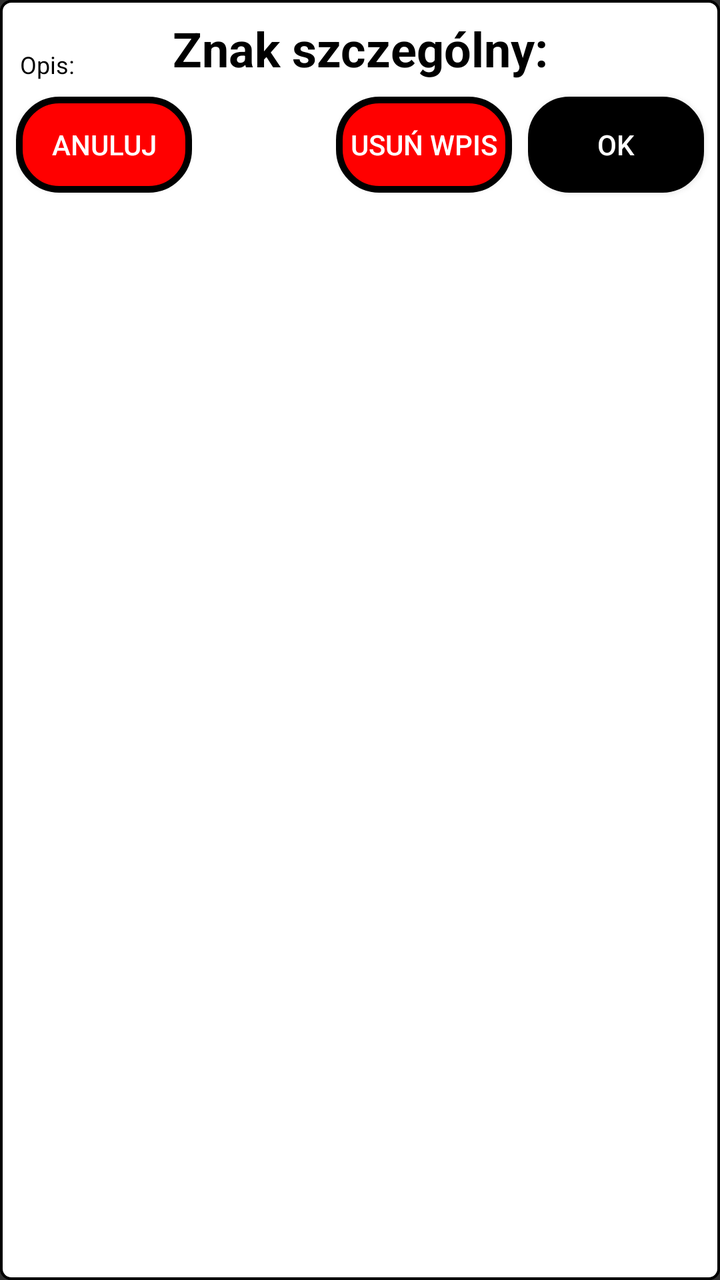
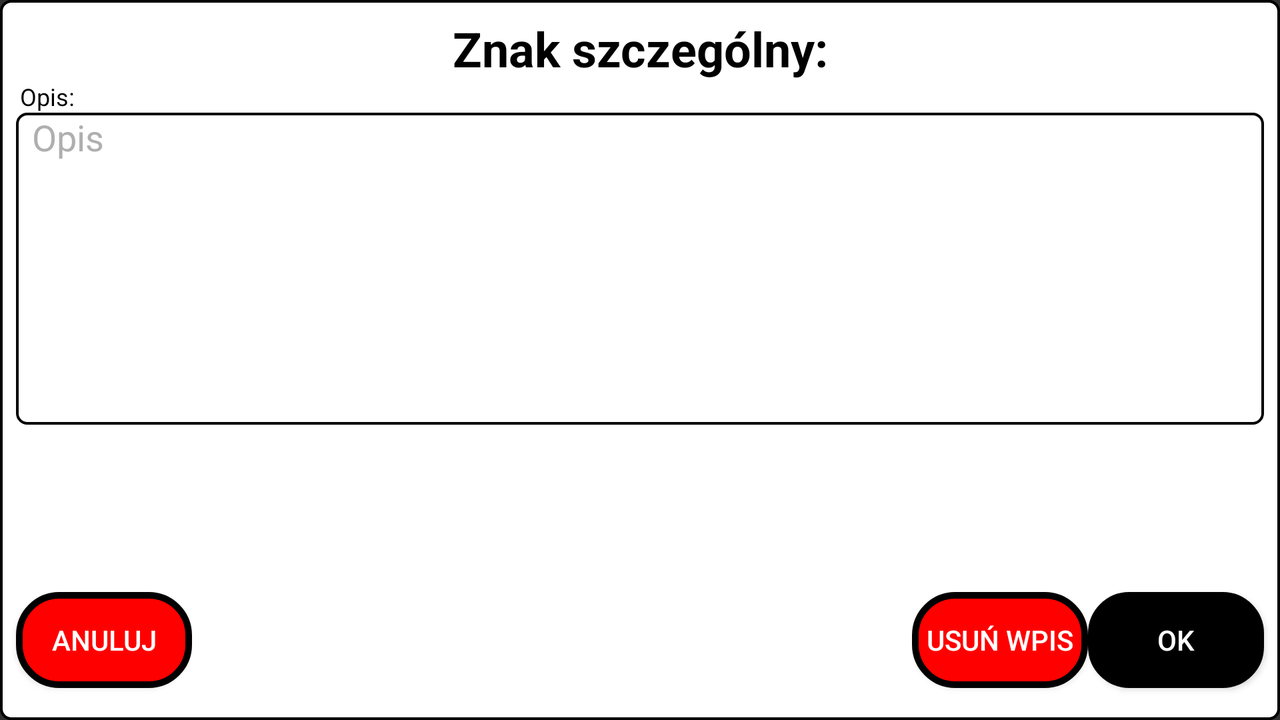

Compare how this app lays out the same screen by default and in its alternative resource folder. The renders come first, then the two layout files and the values they reference.
<!-- AndroidManifest.xml: application theme AppTheme -->
<!-- res/layout/special_sign_dialog.xml -->
<?xml version="1.0" encoding="utf-8"?>
<androidx.constraintlayout.widget.ConstraintLayout
    xmlns:android="http://schemas.android.com/apk/res/android"
    xmlns:app="http://schemas.android.com/apk/res-auto"
    xmlns:tools="http://schemas.android.com/tools"
    android:background="@drawable/roundcornerstext"
    android:layout_width="match_parent"
    android:layout_height="match_parent">

    <androidx.constraintlayout.widget.ConstraintLayout
        android:layout_width="0dp"
        android:layout_height="0dp"
        android:background="@drawable/roundcornerstext"
        app:layout_constraintBottom_toBottomOf="parent"
        app:layout_constraintEnd_toEndOf="parent"
        app:layout_constraintStart_toStartOf="parent"
        app:layout_constraintTop_toTopOf="parent"
        app:layout_constraintVertical_bias="0.0">

        <TextView
            android:id="@+id/textView12"
            style="@style/dogDataDialog_title"
            android:text="Znak szczególny:"
            app:layout_constraintEnd_toEndOf="parent"
            app:layout_constraintStart_toStartOf="parent"
            app:layout_constraintTop_toTopOf="parent" />

        <EditText
            android:id="@+id/signDescription"
            style="@style/editTextStyle_frameRoundBlackCorners_whiteBackground_blackText.margin.x6"
            android:hint="Opis"
            android:inputType="textCapSentences|textMultiLine"
            app:layout_constraintEnd_toEndOf="parent"
            app:layout_constraintStart_toStartOf="parent"
            app:layout_constraintTop_toBottomOf="@+id/textView12" />

        <TextView
            android:id="@+id/textView18"
            style="@style/label_noFrame_black12Text"
            android:layout_width="wrap_content"
            android:layout_height="wrap_content"
            android:text="Opis:"
            app:layout_constraintBottom_toTopOf="@+id/signDescription"
            app:layout_constraintStart_toStartOf="parent" />

        <Button
            android:id="@+id/okSignDialog"
            android:layout_width="wrap_content"
            android:layout_height="wrap_content"
            android:layout_marginTop="8dp"
            android:layout_marginEnd="8dp"
            android:background="@drawable/roundcornersrecyclerviewblack"
            android:text="OK"
            app:layout_constraintEnd_toEndOf="parent"
            app:layout_constraintTop_toBottomOf="@+id/signDescription" />

        <Button
            android:id="@+id/deleteSignDialog"
            android:layout_width="wrap_content"
            android:layout_height="wrap_content"
            android:layout_marginEnd="8dp"
            android:background="@drawable/roundcornersrecyclerviewred"
            android:text="Usuń wpis"
            app:layout_constraintEnd_toStartOf="@+id/okSignDialog"
            app:layout_constraintTop_toTopOf="@+id/okSignDialog" />

        <Button
            android:id="@+id/cancelSignDialog"
            android:layout_width="wrap_content"
            android:layout_height="wrap_content"
            android:layout_marginStart="8dp"
            android:background="@drawable/roundcornersrecyclerviewred"
            android:text="Anuluj"
            app:layout_constraintStart_toStartOf="parent"
            app:layout_constraintTop_toTopOf="@+id/okSignDialog" />

    </androidx.constraintlayout.widget.ConstraintLayout>
</androidx.constraintlayout.widget.ConstraintLayout>
<!-- resources referenced by this layout -->
<resources>
  <!-- drawable roundcornersrecyclerviewblack (drawable) -->
  <?xml version="1.0" encoding="utf-8"?>
  <shape xmlns:tools="http://schemas.android.com/tools" xmlns:android="http://schemas.android.com/apk/res/android">
      <solid android:color="#000000"/>
      <stroke
          android:width="4px"
          android:color="#000000"
          tools:ignore="StateListReachable" />
  
      <corners android:bottomRightRadius="20dp"
          android:bottomLeftRadius="20dp"
          android:topRightRadius="20dp"
          android:topLeftRadius="20dp"/>
  </shape>
  <!-- drawable roundcornersrecyclerviewred (drawable) -->
  <?xml version="1.0" encoding="utf-8"?>
  <shape xmlns:tools="http://schemas.android.com/tools" xmlns:android="http://schemas.android.com/apk/res/android">
      <solid android:color="#FF0000"/>
      <stroke
          android:width="10px"
          android:color="#000000"
          tools:ignore="StateListReachable" />
  
      <corners android:bottomRightRadius="20dp"
          android:bottomLeftRadius="20dp"
          android:topRightRadius="20dp"
          android:topLeftRadius="20dp"/>
  </shape>
  <!-- drawable roundcornerstext (drawable) -->
  <?xml version="1.0" encoding="utf-8"?>
  <shape xmlns:tools="http://schemas.android.com/tools" xmlns:android="http://schemas.android.com/apk/res/android">
      <solid android:color="#00FFFFFF"/>
      <stroke
          android:width="4px"
          android:color="#000000"
          tools:ignore="StateListReachable" />
  
      <corners android:bottomRightRadius="5dp"
          android:bottomLeftRadius="5dp"
          android:topRightRadius="5dp"
          android:topLeftRadius="5dp"/>
  
      <solid android:color="#ffFFFFFF"/>
  
  </shape>
  <style name="dogDataDialog_title">
          <item name="android:layout_width">wrap_content</item>
          <item name="android:layout_height">wrap_content</item>
          <item name="android:layout_marginTop">8dp</item>
          <item name="android:textColor">#000000</item>
          <item name="android:paddingStart">8dp</item>
          <item name="android:paddingEnd">8dp</item>
          <item name="android:textSize">24sp</item>
          <item name="android:textStyle">bold</item>
      </style>
  <style name="label_noFrame_black12Text">
          <item name="android:layout_width">wrap_content</item>
          <item name="android:layout_height">wrap_content</item>
          <item name="android:layout_marginStart">10dp</item>
          <item name="android:textColor">#000000</item>
          <item name="android:textSize">12sp</item>
      </style>
  <style name="AppTheme" parent="Theme.AppCompat.NoActionBar">
      
      <item name="colorPrimary">@color/colorPrimary</item>
      <item name="colorPrimaryDark">@color/colorPrimaryDark</item>
      <item name="colorAccent">@color/colorAccent</item>
  </style>
  <color name="colorPrimary">#404040</color>
  <color name="colorPrimaryDark">#000000</color>
  <color name="colorAccent">#CCCCCC</color>
</resources>
<!-- res/layout-land/special_sign_dialog.xml (the repository's variant of the layout above) -->
<!-- drawn on the phone turned sideways -->
<?xml version="1.0" encoding="utf-8"?>
<androidx.constraintlayout.widget.ConstraintLayout
    xmlns:android="http://schemas.android.com/apk/res/android"
    xmlns:app="http://schemas.android.com/apk/res-auto"
    xmlns:tools="http://schemas.android.com/tools"
    android:background="@drawable/roundcornerstext"
    android:layout_width="match_parent"
    android:layout_height="match_parent">

    <androidx.constraintlayout.widget.ConstraintLayout
        android:layout_width="0dp"
        android:layout_height="0dp"
        android:background="@drawable/roundcornerstext"
        app:layout_constraintBottom_toBottomOf="parent"
        app:layout_constraintEnd_toEndOf="parent"
        app:layout_constraintStart_toStartOf="parent"
        app:layout_constraintTop_toTopOf="parent"
        app:layout_constraintVertical_bias="0.0">

        <Button
            android:id="@+id/cancelSignDialog2"
            android:layout_width="wrap_content"
            android:layout_height="wrap_content"
            android:layout_marginStart="8dp"
            android:background="@drawable/roundcornersrecyclerviewred"
            android:text="Anuluj"
            app:layout_constraintStart_toStartOf="parent"
            app:layout_constraintTop_toTopOf="@+id/okSignDialog" />

        <TextView
            android:id="@+id/textView12"
            style="@style/dogDataDialog_title"
            android:text="Znak szczególny:"
            app:layout_constraintEnd_toEndOf="parent"
            app:layout_constraintStart_toStartOf="parent"
            app:layout_constraintTop_toTopOf="parent" />

        <EditText
            android:id="@+id/signDescription"
            style="@style/editTextStyle_frameRoundBlackCorners_whiteBackground_blackText.x6"
            android:hint="Opis"
            android:visibility="visible"
            app:layout_constraintEnd_toEndOf="parent"
            app:layout_constraintStart_toStartOf="parent"
            app:layout_constraintTop_toBottomOf="@+id/textView12" />

        <TextView
            android:id="@+id/tattooDescriptionTextView"
            style="@style/editTextStyle_frameRoundBlackCorners_whiteBackground_blackText.x6"
            android:hint="Opis"
            android:visibility="gone"
            app:layout_constraintEnd_toEndOf="parent"
            app:layout_constraintStart_toStartOf="parent"
            app:layout_constraintTop_toBottomOf="@+id/textView12" />

        <TextView
            android:id="@+id/textView18"
            style="@style/label_noFrame_black12Text"
            android:layout_width="wrap_content"
            android:layout_height="wrap_content"
            android:text="Opis:"
            app:layout_constraintBottom_toTopOf="@+id/signDescription"
            app:layout_constraintStart_toStartOf="parent" />

        <Button
            android:id="@+id/okSignDialog"
            android:layout_width="wrap_content"
            android:layout_height="wrap_content"
            android:layout_marginEnd="8dp"
            android:layout_marginBottom="16dp"
            android:background="@drawable/roundcornersrecyclerviewblack"
            android:text="OK"
            app:layout_constraintBottom_toBottomOf="parent"
            app:layout_constraintEnd_toEndOf="parent" />

        <Button
            android:id="@+id/deleteSignDialog"
            android:layout_width="wrap_content"
            android:layout_height="wrap_content"
            android:background="@drawable/roundcornersrecyclerviewred"
            android:text="Usuń wpis"
            app:layout_constraintEnd_toStartOf="@+id/okSignDialog"
            app:layout_constraintTop_toTopOf="@+id/okSignDialog" />

    </androidx.constraintlayout.widget.ConstraintLayout>
</androidx.constraintlayout.widget.ConstraintLayout>
<!-- resources referenced by the variant -->
<!-- as the phone turned sideways resolves them -->
<resources>
  <!-- drawable roundcornersrecyclerviewblack (drawable) -->
  <?xml version="1.0" encoding="utf-8"?>
  <shape xmlns:tools="http://schemas.android.com/tools" xmlns:android="http://schemas.android.com/apk/res/android">
      <solid android:color="#000000"/>
      <stroke
          android:width="4px"
          android:color="#000000"
          tools:ignore="StateListReachable" />
  
      <corners android:bottomRightRadius="20dp"
          android:bottomLeftRadius="20dp"
          android:topRightRadius="20dp"
          android:topLeftRadius="20dp"/>
  </shape>
  <!-- drawable roundcornersrecyclerviewred (drawable) -->
  <?xml version="1.0" encoding="utf-8"?>
  <shape xmlns:tools="http://schemas.android.com/tools" xmlns:android="http://schemas.android.com/apk/res/android">
      <solid android:color="#FF0000"/>
      <stroke
          android:width="10px"
          android:color="#000000"
          tools:ignore="StateListReachable" />
  
      <corners android:bottomRightRadius="20dp"
          android:bottomLeftRadius="20dp"
          android:topRightRadius="20dp"
          android:topLeftRadius="20dp"/>
  </shape>
  <!-- drawable roundcornerstext (drawable) -->
  <?xml version="1.0" encoding="utf-8"?>
  <shape xmlns:tools="http://schemas.android.com/tools" xmlns:android="http://schemas.android.com/apk/res/android">
      <solid android:color="#00FFFFFF"/>
      <stroke
          android:width="4px"
          android:color="#000000"
          tools:ignore="StateListReachable" />
  
      <corners android:bottomRightRadius="5dp"
          android:bottomLeftRadius="5dp"
          android:topRightRadius="5dp"
          android:topLeftRadius="5dp"/>
  
      <solid android:color="#ffFFFFFF"/>
  
  </shape>
  <style name="dogDataDialog_title">
          <item name="android:layout_width">wrap_content</item>
          <item name="android:layout_height">wrap_content</item>
          <item name="android:layout_marginTop">8dp</item>
          <item name="android:textColor">#000000</item>
          <item name="android:paddingStart">8dp</item>
          <item name="android:paddingEnd">8dp</item>
          <item name="android:textSize">24sp</item>
          <item name="android:textStyle">bold</item>
      </style>
  <style name="editTextStyle_frameRoundBlackCorners_whiteBackground_blackText.x6">
          <item name="android:layout_height">156dp</item>
      </style>
  <style name="label_noFrame_black12Text">
          <item name="android:layout_width">wrap_content</item>
          <item name="android:layout_height">wrap_content</item>
          <item name="android:layout_marginStart">10dp</item>
          <item name="android:textColor">#000000</item>
          <item name="android:textSize">12sp</item>
      </style>
  <style name="AppTheme" parent="Theme.AppCompat.NoActionBar">
      
      <item name="colorPrimary">@color/colorPrimary</item>
      <item name="colorPrimaryDark">@color/colorPrimaryDark</item>
      <item name="colorAccent">@color/colorAccent</item>
  </style>
  <color name="colorPrimary">#404040</color>
  <color name="colorPrimaryDark">#000000</color>
  <color name="colorAccent">#CCCCCC</color>
</resources>
